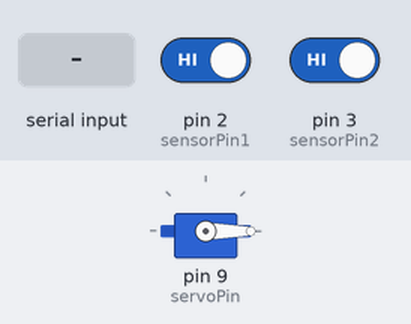
The sketch below on a simulated Arduino Uno, built with avr-gcc and run on an emulated ATmega328P. Parts: servo. The test bench sets the inputs (shaded band); at power-on: pin 3 (sensorPin2) HIGH, pin 2 (sensorPin1) HIGH. What the sketch prints to the serial monitor is not drawn.

Above: at 1.2 s.
1.3 s: "B" received over Serial
At 2.2 s:
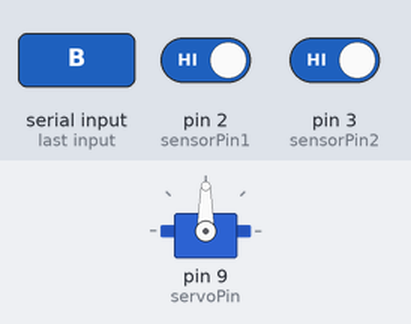
2.8 s: pin 3 (sensorPin2) driven LOW
Timing chart, 0 to 7.8 s (numbered marks = the images above; inputs shaded):
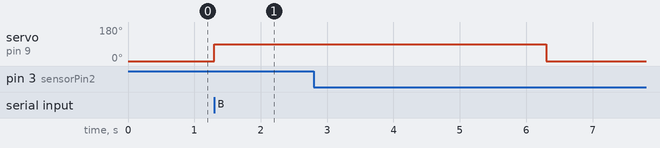

The sketch:

gerbang_masuk_IoT.ino
```cpp
#include <Servo.h>

const int sensorPin1 = 2;
const int sensorPin2 = 3;
const int servoPin = 9;

const unsigned long durasiDeteksiSensor = 3000;
const unsigned long durasiGerbangBuka = 5000;
const int sudutBuka = 90;
const int sudutTutup = 0;

Servo gerbangServo;
unsigned long waktuDeteksiAwal = 0;
bool mobilMenunggu = false;

unsigned long waktuGerbangBuka = 0;
bool gerbangSedangTerbuka = false;

void setup() {
  Serial.begin(9600);
  pinMode(sensorPin1, INPUT);
  pinMode(sensorPin2, INPUT);
  gerbangServo.attach(servoPin);
  gerbangServo.write(sudutTutup);
  Serial.println("Sistem Gerbang Parkir Siap.");
}

void loop() {
  if (digitalRead(sensorPin1) == LOW && !mobilMenunggu) {
    if (waktuDeteksiAwal == 0) {
      waktuDeteksiAwal = millis();
    }
    if (millis() - waktuDeteksiAwal >= durasiDeteksiSensor) {
      Serial.println("SENSOR1_AKTIF");
      mobilMenunggu = true;
      waktuDeteksiAwal = 0;
    }
  } else if (digitalRead(sensorPin1) == HIGH) {
    waktuDeteksiAwal = 0;
  }

  if (digitalRead(sensorPin2) == LOW && gerbangSedangTerbuka) {
    Serial.println("SENSOR2_AKTIF");
  }

  if (Serial.available() > 0) {
    char perintah = Serial.read();
    if (perintah == 'B' && !gerbangSedangTerbuka) {
      gerbangServo.write(sudutBuka);
      gerbangSedangTerbuka = true;
      waktuGerbangBuka = millis();
    } else if (perintah == 'T') {
      gerbangServo.write(sudutTutup);
      gerbangSedangTerbuka = false;
      mobilMenunggu = false;
    }
  }


  if (gerbangSedangTerbuka) {
    if (millis() - waktuGerbangBuka >= durasiGerbangBuka) {
      gerbangServo.write(sudutTutup);
      gerbangSedangTerbuka = false;
      mobilMenunggu = false;
      Serial.println("TUTUP_OTOMATIS_TIMEOUT");
    }
  }
}
```

Measured:
- after the input at 1.3 s, servo on pin 9 (servoPin): 0° → 90° at once
